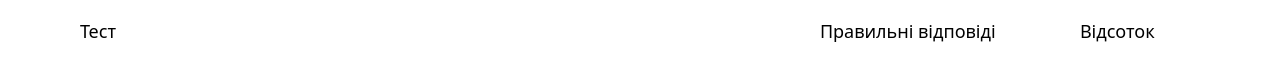
<?xml version="1.0" encoding="UTF-8"?>
<ui version="4.0">
 <class>TestStatisticWidget</class>
 <widget class="QWidget" name="TestStatisticWidget">
  <property name="geometry">
   <rect>
    <x>0</x>
    <y>0</y>
    <width>1280</width>
    <height>60</height>
   </rect>
  </property>
  <property name="windowTitle">
   <string>EquTest</string>
  </property>
  <property name="styleSheet">
   <string notr="true">background: transparent;</string>
  </property>
  <widget class="QLabel" name="percent">
   <property name="geometry">
    <rect>
     <x>1080</x>
     <y>15</y>
     <width>101</width>
     <height>31</height>
    </rect>
   </property>
   <property name="styleSheet">
    <string notr="true">background: transparent;
padding: 0;

font-size: 18px;
font-family: montserrat;
font-weight: 400;</string>
   </property>
   <property name="text">
    <string>Відсоток</string>
   </property>
  </widget>
  <widget class="QLabel" name="right_answers">
   <property name="geometry">
    <rect>
     <x>820</x>
     <y>15</y>
     <width>201</width>
     <height>31</height>
    </rect>
   </property>
   <property name="styleSheet">
    <string notr="true">background: transparent;
padding: 0;

font-size: 18px;
font-family: montserrat;
font-weight: 400;</string>
   </property>
   <property name="text">
    <string>Правильні відповіді</string>
   </property>
  </widget>
  <widget class="QLabel" name="test_name">
   <property name="geometry">
    <rect>
     <x>80</x>
     <y>15</y>
     <width>721</width>
     <height>31</height>
    </rect>
   </property>
   <property name="styleSheet">
    <string notr="true">background: transparent;
padding: 0;

font-size: 18px;
font-family: montserrat;
font-weight: 400;</string>
   </property>
   <property name="text">
    <string>Тест</string>
   </property>
  </widget>
 </widget>
 <resources/>
 <connections/>
</ui>
